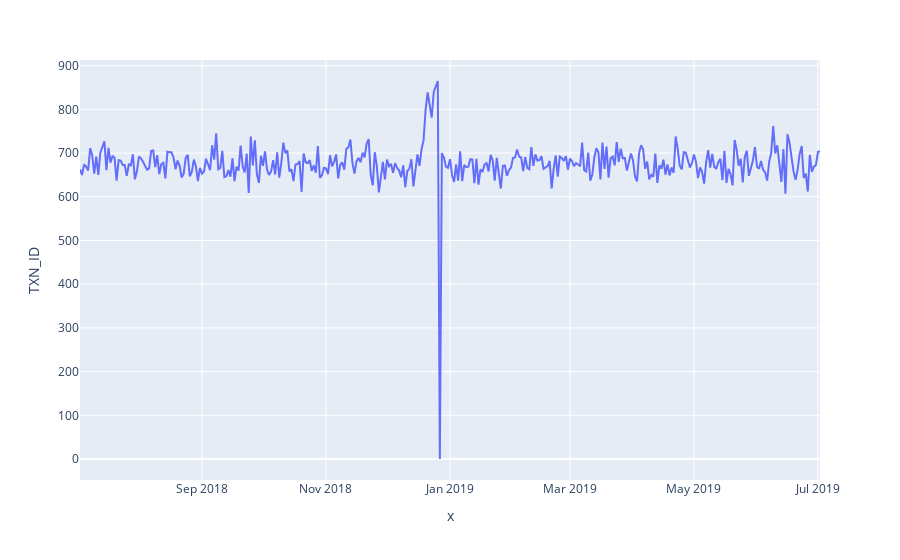

Write notebook code for a chart like this one.
### Code cell
px.line(dategroup,dategroup.index,dategroup['TXN_ID'])

### Figure 1 — Plotly figure (JSON) as saved in the notebook; plotly's stock layout.template omitted (floating-point values rounded to 4 significant figures; data arrays with more than 128 entries replaced by an {"elided": "..."} marker saying what was removed)
{"data": [{"hovertemplate": "x=%{x}<br>TXN_ID=%{y}<extra></extra>", "legendgroup": "", "line": {"color": "#636efa", "dash": "solid"}, "mode": "lines", "name": "", "showlegend": false, "type": "scatter", "x": {"elided": "365 str values"}, "xaxis": "x", "y": {"elided": "365 int values"}, "yaxis": "y"}], "layout": {"legend": {"tracegroupgap": 0}, "margin": {"t": 60}, "xaxis": {"anchor": "y", "domain": [0, 1], "title": {"text": "x"}}, "yaxis": {"anchor": "x", "domain": [0, 1], "title": {"text": "TXN_ID"}}}}
